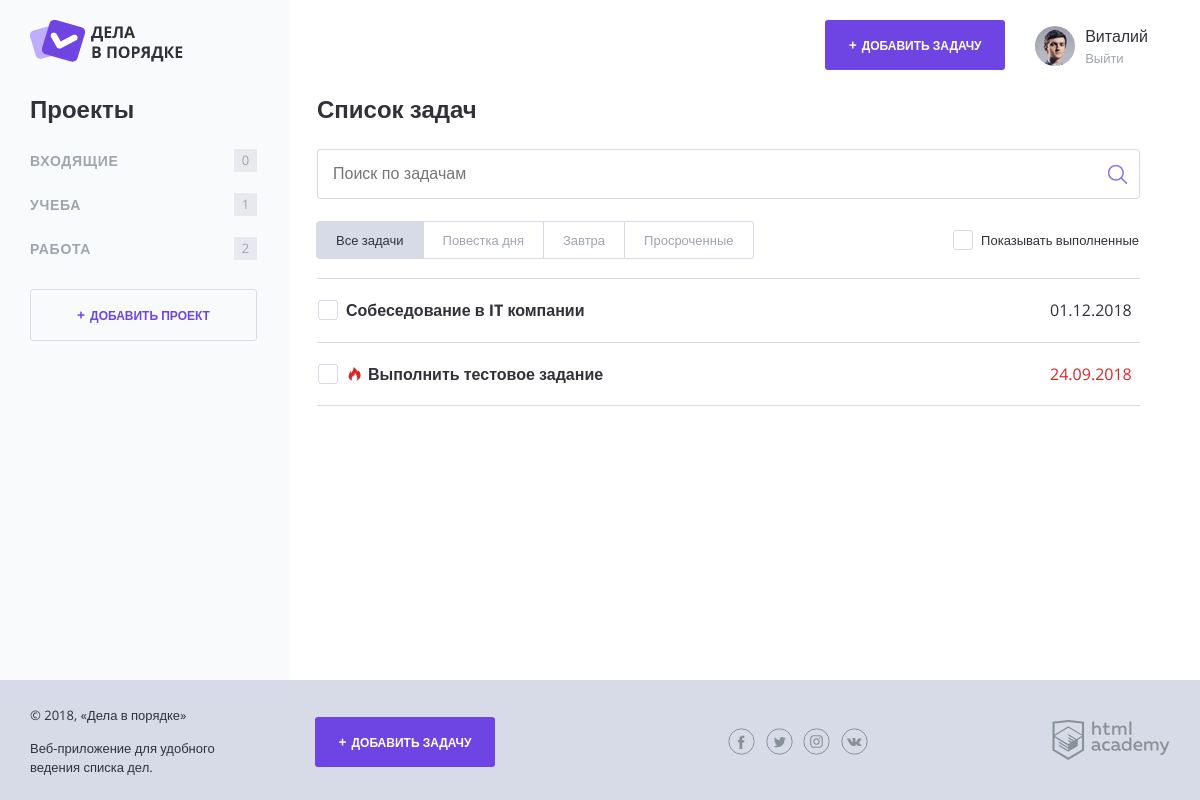
/index.php (signed in), run on the app's committed database.
### tables this page shows
CREATE TABLE IF NOT EXISTS `projects` (
  `id` INT AUTO_INCREMENT PRIMARY KEY NOT NULL,
  `title` CHAR(64) NOT NULL,
  `user_id` INT NOT NULL
);

CREATE TABLE IF NOT EXISTS `tasks` (
  `id` INT AUTO_INCREMENT PRIMARY KEY NOT NULL,
  `title` VARCHAR(64) NOT NULL,
  `created` DATETIME NOT NULL,
  `done` DATETIME DEFAULT NULL,
  `status` INT DEFAULT 0,
  `file` VARCHAR(255) DEFAULT NULL,
  `deadline` DATETIME DEFAULT NULL,
  `user_id` INT NOT NULL,
  `project_id` INT

);

### src/functions.php (called while the page is built, shortened)
<?php
function include_template($name, $data) {
    $name = TEMPLATE_PATH . $name . TEMPLATE_EXTENSION;
    extract($data, EXTR_PREFIX_INVALID, 'prefix');
    require_once $name;
    $result = ob_get_clean();
    return $result;
}
function get_count_tasks($array_tasks, $project) {
    $task_count = 0;
    foreach ($array_tasks as $task) {
        ($task['project_id'] === $project) ? $task_count++ : $task_count ;
    }
    return $task_count;
}
function mark_task_important ($task) {
    $current_time = time();
    $deadline = strtotime($task['deadline']);
    $days_until_deadline = floor(($deadline - $current_time) / SECS_IN_DAY);
    return ($days_until_deadline === 0 || (!$task['status'] && $days_until_deadline < 0));
}
function set_date_format($date) {
    $date = date_create($date);
    return date_format($date, 'd.m.Y');
}

### src/db_connect.php (called while the page is built, shortened)
<?php
$container_with_sidebar = "container--with-sidebar";
if (isset($_SESSION['user'])) {
    $user_id = $_SESSION['user']['id'];
}

### src/db_queries.php (called while the page is built, shortened)
<?php
function get_user_project_query($user_id) {
    $sql_projects = "SELECT `id`, `title` FROM projects WHERE `user_id` = $user_id";
    return $sql_projects;
}
function get_user_tasks_query($user_id) {
    $sql_tasks = "SELECT `id`, `title`, `created`, `status`, `file`, `deadline`, `user_id`, `project_id` FROM tasks WHERE `user_id` = $user_id";
    return  $sql_tasks;
}
function set_filter($filter_item) {
    $data["tasks-switch"] = $filter_item;
    $path = pathinfo("index.php", PATHINFO_BASENAME);
    $query = http_build_query($data);
    $url = "/" . $path . "?" . $query;
    return $url;
}

### src/db_data.php (called while the page is built, shortened)
<?php
require_once ('./src/db_utils.php');
$sql_projects = get_user_project_query($user_id);
$projects = db_select($connect, $sql_projects);
$sql_tasks = get_user_tasks_query($user_id);
$tasks = db_select($connect, $sql_tasks);
$active_tasks = $tasks;

### src/db_utils.php (called while the page is built, shortened)
<?php
 function db_select($connect, $query) {
    $result = null;
    if ($connect === false) {
        print('Ошибка подключения к базе данных: ' . mysqli_connect_error());
    }
    else {
        $mysqli = mysqli_query($connect, $query);
        if ($mysqli) {
            $result = mysqli_fetch_all($mysqli, MYSQLI_ASSOC);
        }
        else {
            show_mysql_error($connect);
        }
    }
    return $result;
};

### task-filter.php (called while the page is built, shortened)
<?php
require_once ('./src/db_utils.php');
require_once ('./src/functions.php');
$task_filter = $_GET["tasks-switch"] ?? "";

### task-status.php (called while the page is built, shortened)
<?php
require_once ('./src/functions.php');
$show_complete_tasks = 0;

### templates/content-side.php (the view)
<section class="content__side">
    <?php if (isset($_SESSION['user'])): ?>
    <h2 class="content__side-heading">Проекты</h2>
    <nav class="main-navigation">
        <ul class="main-navigation__list">
            <?php foreach ($projects as $item): ?>
            <li class="main-navigation__list-item">
                <a class="main-navigation__list-item-link" href="/index.php?id=<?=$item['id'];?>"><?=strip_tags($item['title']);?></a>
                <span class="main-navigation__list-item-count"><?= get_count_tasks($active_tasks, $item['id']) ?></span>
            </li>
            <?php endforeach; ?>
        </ul>
    </nav>
    <a class="button button--transparent button--plus content__side-button"
        href="../add-project.php" target="project_add">Добавить проект</a>
    <?php else: ?>
    <p class="content__side-info">Если у вас уже есть аккаунт, авторизуйтесь на сайте</p>
    <a class="button button--transparent content__side-button" href="../auth.php">Войти</a>
    <?php endif; ?>
</section>

### templates/index.php (shortened to what this page needs)
<h2 class="content__main-heading">Список задач</h2>
<form class="search-form" action="index.php" method="GET">
    <input class="search-form__input" type="text" name="search" value="" placeholder="Поиск по задачам">
    <input class="search-form__submit" type="submit" name="" value="Искать">
</form>
<div class="tasks-controls">
    <nav class="tasks-switch">
        <a href="<?= set_filter("all"); ?>" class="tasks-switch__item
        <?php if ($task_filter == null || $task_filter === "all"): ?>tasks-switch__item--active<?php endif; ?>">Все задачи</a>
        <a href="<?= set_filter("today"); ?>" class="tasks-switch__item
        <?php if ($task_filter === "today"): ?>tasks-switch__item--active<?php endif; ?>">Повестка дня</a>
        <a href="<?= set_filter("tomorrow"); ?>" class="tasks-switch__item
        <?php if ($task_filter === "tomorrow"): ?>tasks-switch__item--active<?php endif; ?>">Завтра</a>
        <a href="<?= set_filter("delay"); ?>" class="tasks-switch__item
        <?php if ($task_filter === "delay"): ?>tasks-switch__item--active<?php endif; ?>">Просроченные</a>
    </nav>
    <label class="checkbox">
        <span class="checkbox__text">Показывать выполненные</span>
    </label>
</div>
<?php if (!empty($tasks)): ?>
<table class="tasks">
    <?php foreach ($tasks as $item): ?>
    <?php if (($show_complete_tasks && $item['status']) || !$item['status']): ?>
    <tr class="tasks__item task
        <?=$item['status'] ? 'task--completed' : '' ?>
        <?=mark_task_important($item) ? 'task--important' : ''; ?>">
        <td class="task__select">
            <label class="checkbox task__checkbox">
                <span class="checkbox__text"><?=strip_tags($item['title']); ?></span>
            </label>
        </td>
        <td class="task__file">
        </td>
        <td class="task__date">
            <?=$item['deadline'] ? set_date_format($item['deadline']) : '' ?>
        </td>
    </tr>
    <?php endif; ?>
    <?php endforeach; ?>
</table>
<?php elseif (isset($_GET['search'])): ?>
<p>Ничего не найдено по вашему запросу.</p>
<?php endif; ?>

### templates/layout.php (shortened to what this page needs)
<!DOCTYPE html>
<html lang="ru">
<head>
    <link rel="stylesheet" href="css/normalize.css">
    <link rel="stylesheet" href="css/style.css">
    <link rel="stylesheet" href="css/flatpickr.min.css">
</head>
<body class="<?=$body_background;?>">
<div class="page-wrapper">
    <div class="container <?=$container_with_sidebar;?>">
        <header class="main-header">
            <a href="/">
                <img src="img/logo.png" width="153" height="42" alt="Логотип Дела в порядке">
            </a>
            <?php if (isset($_SESSION['user'])): ?>
            <div class="main-header__side">
                <a class="main-header__side-item button button--plus open-modal" href="/add.php">Добавить задачу</a>
                <div class="main-header__side-item user-menu">
                    <div class="user-menu__image">
                        <img src="img/user-pic.jpg" width="40" height="40" alt="Пользователь">
                    </div>
                    <div class="user-menu__data">
                        <p><?=strip_tags($_SESSION["user"]["name"])?></p>
                        <a href="../logout.php">Выйти</a>
                    </div>
                </div>
            </div>
            <?php else: ?>
                <div class="main-header__side">
                    <a class="main-header__side-item button button--transparent" href="../auth.php">Войти</a>
                </div>
            <?php endif; ?>
        </header>
            <div class="content">
            <?=$content_side;?>
            <main class="content__main"><?=$page_content;?></main>
        </div>
    </div>
</div>
<footer class="main-footer">
    <div class="container">
        <div class="main-footer__copyright">
            <p>© 2018, «Дела в порядке»</p>
            <p>Веб-приложение для удобного ведения списка дел.</p>
        </div>
        <?php if (isset($_SESSION['user'])): ?>
        <a class="main-footer__button button button--plus" href="add.php">Добавить задачу</a>
        <?php endif;?>
        <div class="main-footer__social social">
            <a class="social__link social__link--facebook" href="#">
            </a>
            <a class="social__link social__link--twitter" href="#">
            </a>
            <a class="social__link social__link--instagram" href="#">
            </a>
            <a class="social__link social__link--vkontakte" href="#">
            </a>
        </div>
        <div class="main-footer__developed-by">
            <a href="https://htmlacademy.ru/intensive/php">
                <img src="img/htmlacademy.svg" alt="HTML Academy" width="118" height="40">
            </a>
        </div>
    </div>
</footer>
</body>
</html>

### index.php (shortened to what this page needs)
<?php
require_once ('./src/functions.php');
require_once ('./src/db_connect.php');
require_once ('./src/db_queries.php');
require_once ('./src/db_data.php');
require_once ('./src/db_utils.php');
require_once ('./task-filter.php');
require_once ('./task-status.php');
require_once ('./task-search.php');
$body_background = 'body-background';
if (!isset($_SESSION['user']))  {
    $page_content = include_template(
        'guest',
        []
    );
    $layout_content = include_template(
        'layout',
        [
            'tasks' => $tasks,
            'active_tasks' => $active_tasks,
            'projects' => $projects,
            'body_background' => $body_background,
            'container_with_sidebar' => '',
            'content_side' => '',
            'page_content' => $page_content,
            'title' => 'Дела в порядке'
        ]
    );
} else {
    $content_side = include_template(
        'content-side',
        [
            'projects' => $projects,
            'tasks' => $tasks,
            'active_tasks' => $active_tasks
        ]
    );
    $page_content = include_template(
        'index',
        [
            'show_complete_tasks' => $show_complete_tasks,
            'tasks' => $tasks,
            'task_filter' => $task_filter
        ]
);
    $layout_content = include_template(
        'layout',
        [
            'body_background' => '',
            'container_with_sidebar' => $container_with_sidebar,
            'content_side' => $content_side,
            'page_content' => $page_content,
            'tasks' => $tasks,
            'active_tasks' => $active_tasks,
            'projects' => $projects,
            'title' => 'Дела в порядке'
        ]
    );
}
print ($layout_content);

### data on the page
projects: title "ВХОДЯЩИЕ", id "0"
projects: title "УЧЕБА", id "1"
projects: title "РАБОТА", id "2"
tasks: title "Собеседование в IT компании", deadline "01.12.2018"
tasks: title "Выполнить тестовое задание", deadline "24.09.2018"

### other printed values
strip_tags($_SESSION["user"]["name"]) "Виталий"
